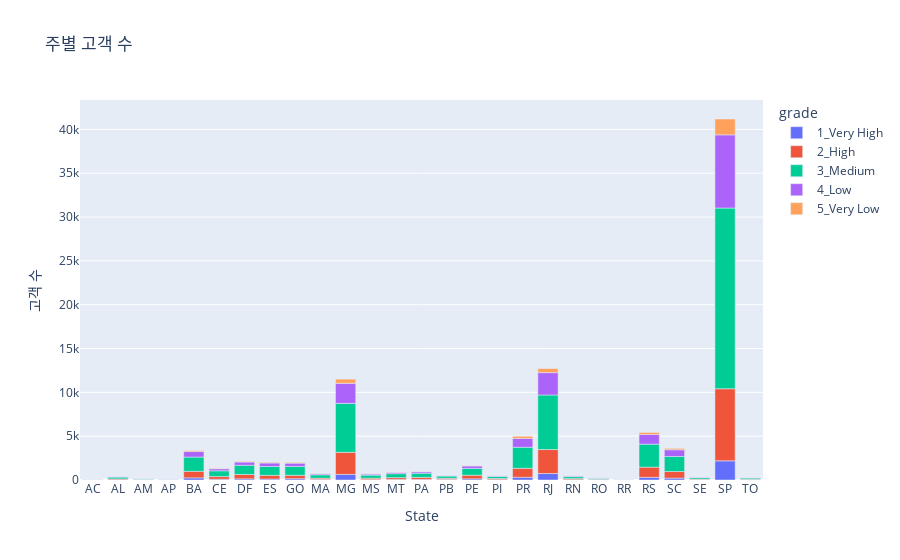

The cell this chart's notebook holds for it:
### Code cell
fig = px.bar(rfm_state, 
             x='customer_state', 
             y='Counts', 
             color='grade',
             title='주별 고객 수',
             labels={'customer_state': 'State', 'Counts': '고객 수'})
fig.show()

### Figure 1 — Plotly figure (JSON) as saved in the notebook; plotly's stock layout.template omitted (floating-point values rounded to 4 significant figures)
{"data": [{"alignmentgroup": "True", "hovertemplate": "grade=1_Very High<br>State=%{x}<br>고객 수=%{y}<extra></extra>", "legendgroup": "1_Very High", "marker": {"color": "#636efa", "pattern": {"shape": ""}}, "name": "1_Very High", "offsetgroup": "1_Very High", "orientation": "v", "showlegend": true, "textposition": "auto", "type": "bar", "x": ["AC", "AL", "AM", "AP", "BA", "CE", "DF", "ES", "GO", "MA", "MG", "MS", "MT", "PA", "PB", "PE", "PI", "PR", "RJ", "RN", "RO", "RR", "RS", "SC", "SE", "SP", "TO"], "xaxis": "x", "y": [7, 24, 7, 1, 248, 87, 133, 109, 149, 56, 642, 41, 65, 67, 70, 134, 40, 312, 743, 37, 26, 8, 302, 217, 32, 2183, 22], "yaxis": "y"}, {"alignmentgroup": "True", "hovertemplate": "grade=2_High<br>State=%{x}<br>고객 수=%{y}<extra></extra>", "legendgroup": "2_High", "marker": {"color": "#EF553B", "pattern": {"shape": ""}}, "name": "2_High", "offsetgroup": "2_High", "orientation": "v", "showlegend": true, "textposition": "auto", "type": "bar", "x": ["AC", "AL", "AM", "AP", "BA", "CE", "DF", "ES", "GO", "MA", "MG", "MS", "MT", "PA", "PB", "PE", "PI", "PR", "RJ", "RN", "RO", "RR", "RS", "SC", "SE", "SP", "TO"], "xaxis": "x", "y": [16, 99, 36, 29, 744, 308, 494, 423, 385, 155, 2516, 164, 205, 228, 133, 411, 138, 1022, 2731, 122, 56, 10, 1163, 750, 71, 8231, 65], "yaxis": "y"}, {"alignmentgroup": "True", "hovertemplate": "grade=3_Medium<br>State=%{x}<br>고객 수=%{y}<extra></extra>", "legendgroup": "3_Medium", "marker": {"color": "#00cc96", "pattern": {"shape": ""}}, "name": "3_Medium", "offsetgroup": "3_Medium", "orientation": "v", "showlegend": true, "textposition": "auto", "type": "bar", "x": ["AC", "AL", "AM", "AP", "BA", "CE", "DF", "ES", "GO", "MA", "MG", "MS", "MT", "PA", "PB", "PE", "PI", "PR", "RJ", "RN", "RO", "RR", "RS", "SC", "SE", "SP", "TO"], "xaxis": "x", "y": [41, 204, 66, 28, 1624, 654, 1054, 1007, 1016, 378, 5580, 352, 450, 480, 249, 776, 233, 2402, 6226, 226, 114, 14, 2624, 1715, 167, 20614, 145], "yaxis": "y"}, {"alignmentgroup": "True", "hovertemplate": "grade=4_Low<br>State=%{x}<br>고객 수=%{y}<extra></extra>", "legendgroup": "4_Low", "marker": {"color": "#ab63fa", "pattern": {"shape": ""}}, "name": "4_Low", "offsetgroup": "4_Low", "orientation": "v", "showlegend": true, "textposition": "auto", "type": "bar", "x": ["AC", "AL", "AM", "AP", "BA", "CE", "DF", "ES", "GO", "MA", "MG", "MS", "MT", "PA", "PB", "PE", "PI", "PR", "RJ", "RN", "RO", "RR", "RS", "SC", "SE", "SP", "TO"], "xaxis": "x", "y": [12, 77, 32, 10, 629, 235, 369, 402, 374, 124, 2292, 129, 159, 167, 73, 287, 67, 1007, 2552, 84, 41, 9, 1102, 770, 64, 8347, 39], "yaxis": "y"}, {"alignmentgroup": "True", "hovertemplate": "grade=5_Very Low<br>State=%{x}<br>고객 수=%{y}<extra></extra>", "legendgroup": "5_Very Low", "marker": {"color": "#FFA15A", "pattern": {"shape": ""}}, "name": "5_Very Low", "offsetgroup": "5_Very Low", "orientation": "v", "showlegend": true, "textposition": "auto", "type": "bar", "x": ["AC", "AL", "AM", "BA", "CE", "DF", "ES", "GO", "MA", "MG", "MS", "MT", "PA", "PB", "PE", "PI", "PR", "RJ", "RN", "RO", "RR", "RS", "SC", "SE", "SP", "TO"], "xaxis": "x", "y": [5, 8, 6, 102, 40, 72, 78, 78, 23, 478, 22, 23, 28, 8, 35, 13, 244, 456, 13, 10, 4, 232, 153, 12, 1811, 7], "yaxis": "y"}], "layout": {"barmode": "relative", "legend": {"title": {"text": "grade"}, "tracegroupgap": 0}, "title": {"text": "주별 고객 수"}, "xaxis": {"anchor": "y", "domain": [0, 1], "title": {"text": "State"}}, "yaxis": {"anchor": "x", "domain": [0, 1], "title": {"text": "고객 수"}}}}
